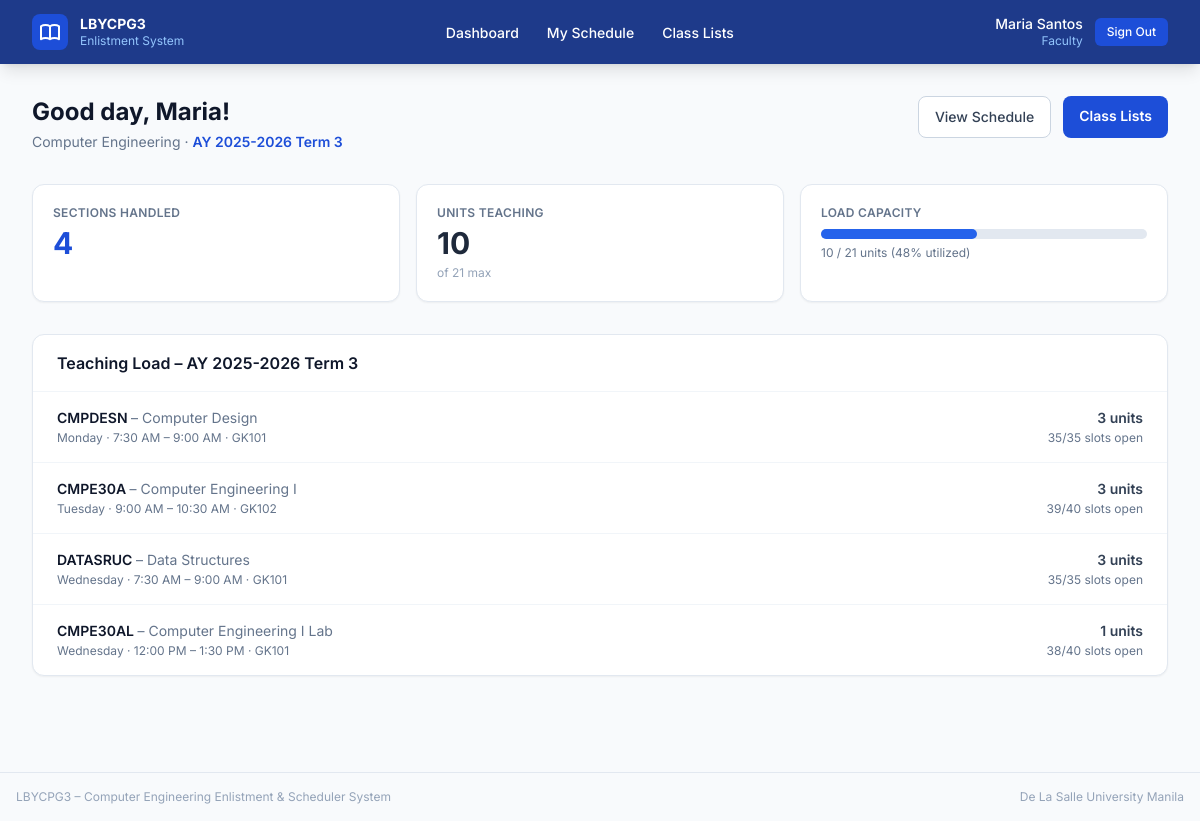
Page /faculty/dashboard/ (signed in) on the earlier database version.
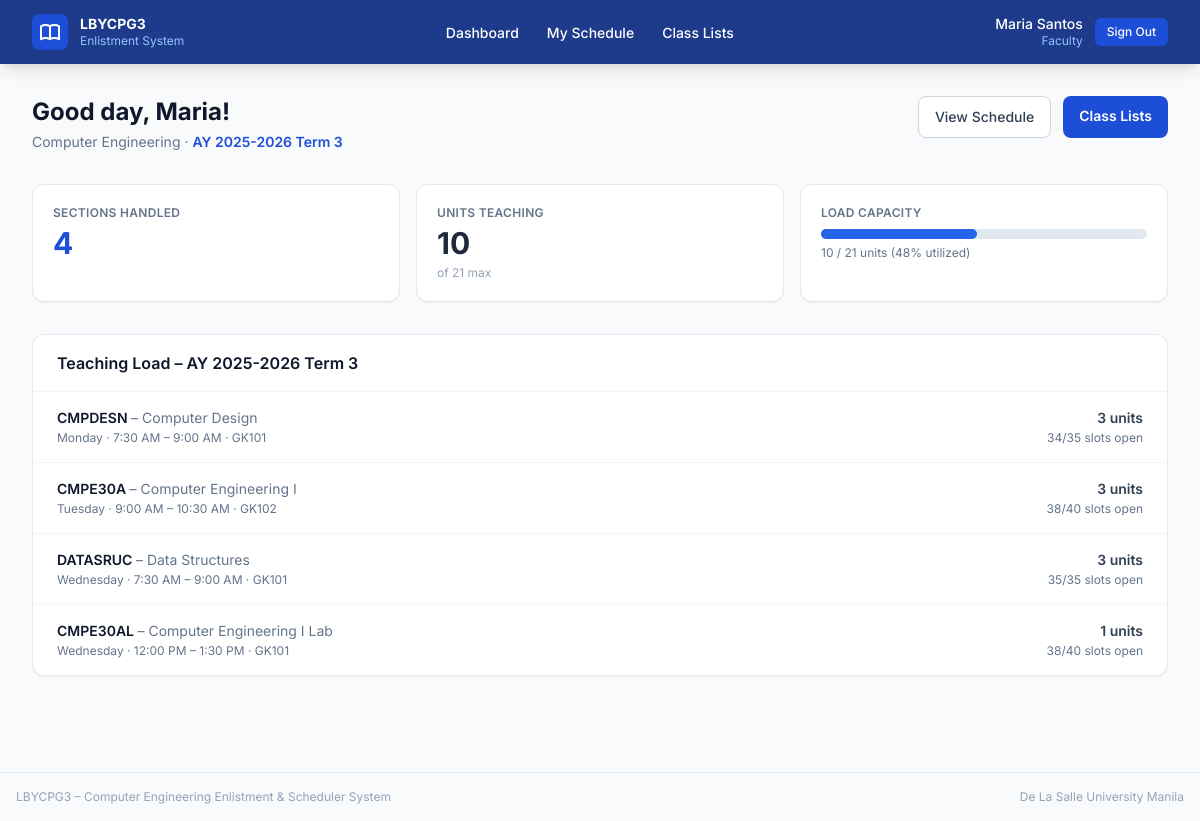
Same page on the later database version.
### core/models.py (models this page shows, shortened)
class Schedule(models.Model):
    DUPLICATE_CLASS_MESSAGE = "This class already exists."
    class Day(models.TextChoices):
        MONDAY    = "MON", "Monday"
        TUESDAY   = "TUE", "Tuesday"
        WEDNESDAY = "WED", "Wednesday"
        THURSDAY  = "THU", "Thursday"
        FRIDAY    = "FRI", "Friday"
        SATURDAY  = "SAT", "Saturday"
    term            = models.ForeignKey(AcademicTerm, on_delete=models.CASCADE, related_name="schedules")
    subject         = models.ForeignKey(Subject,      on_delete=models.CASCADE, related_name="schedules")
    faculty         = models.ForeignKey(Faculty,      on_delete=models.CASCADE, related_name="schedules")
    room            = models.ForeignKey(Room,         on_delete=models.CASCADE, related_name="schedules")
    day             = models.CharField(max_length=3, choices=Day.choices)
    time_start      = models.TimeField()
    time_end        = models.TimeField()
    total_slots     = models.PositiveSmallIntegerField(default=40)
    available_slots = models.PositiveSmallIntegerField(default=40)
    class Meta:
        verbose_name = "Schedule"
        verbose_name_plural = "Schedules"
        ordering = ["term", "day", "time_start"]
        constraints = [
            models.UniqueConstraint(
                fields=["term", "subject", "day", "time_start", "time_end"],
                name="unique_subject_offering_slot",
            ),
            models.UniqueConstraint(
                fields=["term", "room", "day", "time_start", "time_end"],
                name="unique_room_slot",
            ),
            models.UniqueConstraint(
                fields=["term", "faculty", "day", "time_start", "time_end"],
                name="unique_faculty_slot",
            ),
        ]

class Subject(models.Model):
    class PrerequisiteType(models.TextChoices):
        HARD = "hard", "Hard prerequisite"
        SOFT = "soft", "Soft prerequisite"
        CO_REQUISITE = "co_requisite", "Co-requisite"
    subject_code  = models.CharField(max_length=20, unique=True)
    subject_title = models.CharField(max_length=200)
    units         = models.PositiveSmallIntegerField(default=3)
    term_number   = models.PositiveSmallIntegerField(
        choices=TermNumber.choices,
        default=TermNumber.TERM_1,
        help_text="Which trimester of the curriculum this subject is normally offered in "
                  "(e.g. Term 3), and which students may enlist in it. "
                  "Set and changed only by the administrator.",
    )
    prerequisite_type = models.CharField(
        max_length=20,
        choices=PrerequisiteType.choices,
        default=PrerequisiteType.HARD,
        help_text="How this prerequisite rule should be enforced.",
    )
    prerequisite  = models.ForeignKey(
        "self",
        null=True,
        blank=True,
        on_delete=models.SET_NULL,
        related_name="unlocks",
        help_text="Related subject used for prerequisite or co-requisite rules.",
    )
    class Meta:
        verbose_name = "Subject"
        verbose_name_plural = "Subjects"
        ordering = ["term_number", "subject_code"]

class Room(models.Model):
    room_name = models.CharField(max_length=60, unique=True)
    capacity  = models.PositiveSmallIntegerField(default=40)
    class Meta:
        verbose_name = "Room"
        verbose_name_plural = "Rooms"
        ordering = ["room_name"]

### core/views.py (the view)
    @login_required(login_url="login")
    def wrapper(request, *args, **kwargs):
        if not request.user.is_faculty:
            messages.error(request, "This area is for faculty members only.")
            return redirect("login")
        try:
            request.faculty = request.user.faculty_profile
        except Faculty.DoesNotExist:
            messages.error(request, "Faculty profile not found. Contact the administrator.")
            return redirect("login")
        return view_fn(request, *args, **kwargs)

### core/models.py (called while the page is built)
    @property
    def is_faculty(self):
        return self.role == self.Role.FACULTY

    @property
    def is_student(self):
        return self.role == self.Role.STUDENT

### core/views.py (called while the page is built)
def faculty_required(view_fn):
    @login_required(login_url="login")
    def wrapper(request, *args, **kwargs):
        if not request.user.is_faculty:
            messages.error(request, "This area is for faculty members only.")
            return redirect("login")
        try:
            request.faculty = request.user.faculty_profile
        except Faculty.DoesNotExist:
            messages.error(request, "Faculty profile not found. Contact the administrator.")
            return redirect("login")
        return view_fn(request, *args, **kwargs)
    wrapper.__name__ = view_fn.__name__
    return wrapper

def _get_active_term():
    return AcademicTerm.objects.filter(is_active=True).first()

### templates/core/faculty/dashboard.html (shortened to what this page needs)
{% extends "core/base.html" %}
{% block content %}
<div class="flex items-start justify-between mb-8">
  <div>
    <h1 class="text-2xl font-bold text-slate-900">Good day, {{ faculty.first_name }}!</h1>
    <p class="text-slate-500 text-sm mt-1">
      {{ faculty.department }}
      {% if term %} · <span class="font-semibold text-blue-700">{{ term.term_name }}</span>{% endif %}
    </p>
  </div>
  <div class="flex gap-3">
    <a href="{% url 'faculty_schedule' %}"
      class="bg-white border border-slate-300 hover:bg-slate-50 text-slate-700 text-sm
             font-medium px-4 py-2.5 rounded-lg transition-colors">
      View Schedule
    </a>
    <a href="{% url 'faculty_class_list' %}"
      class="bg-blue-700 hover:bg-blue-600 text-white text-sm font-semibold
             px-4 py-2.5 rounded-lg transition-colors">
      Class Lists
    </a>
  </div>
</div>
<div class="grid grid-cols-2 sm:grid-cols-3 gap-4 mb-8">
  <div class="bg-white rounded-xl border border-slate-200 p-5 shadow-sm">
    <p class="text-xs font-semibold text-slate-500 uppercase tracking-wide mb-1">Sections Handled</p>
    <p class="text-3xl font-bold text-blue-700">{{ schedules|length }}</p>
  </div>
  <div class="bg-white rounded-xl border border-slate-200 p-5 shadow-sm">
    <p class="text-xs font-semibold text-slate-500 uppercase tracking-wide mb-1">Units Teaching</p>
    <p class="text-3xl font-bold text-slate-800">{{ total_units }}</p>
    <p class="text-xs text-slate-400 mt-1">of {{ faculty.max_teaching_load }} max</p>
  </div>
  <div class="bg-white rounded-xl border border-slate-200 p-5 shadow-sm sm:col-auto col-span-2">
    <p class="text-xs font-semibold text-slate-500 uppercase tracking-wide mb-2">Load Capacity</p>
    {% if faculty.max_teaching_load > 0 %}
    {% with pct=total_units|floatformat:0 %}
    <div class="bg-slate-200 rounded-full h-2.5">
      <div class="bg-blue-600 h-2.5 rounded-full transition-all"
           style="width: {% widthratio total_units faculty.max_teaching_load 100 %}%"></div>
    </div>
    <p class="text-xs text-slate-500 mt-1.5">
      {{ total_units }} / {{ faculty.max_teaching_load }} units
      ({% widthratio total_units faculty.max_teaching_load 100 %}% utilized)
    </p>
    {% endwith %}
    {% endif %}
  </div>
</div>
{% if not term %}
<div class="bg-amber-50 border border-amber-200 rounded-xl p-6 text-center">
  <p class="text-amber-800 font-medium">No active enrollment term.</p>
</div>
{% elif schedules %}
<div class="bg-white rounded-xl border border-slate-200 shadow-sm">
  <div class="px-6 py-4 border-b border-slate-100">
    <h2 class="font-semibold text-slate-900">Teaching Load – {{ term.term_name }}</h2>
  </div>
  <div class="divide-y divide-slate-100">
    {% for sched in schedules %}
    <div class="flex items-center justify-between px-6 py-4">
      <div>
        <p class="font-semibold text-slate-900 text-sm">
          {{ sched.subject.subject_code }}
          <span class="font-normal text-slate-500">– {{ sched.subject.subject_title }}</span>
        </p>
        <p class="text-xs text-slate-500 mt-0.5">
          {{ sched.get_day_display }} · {{ sched.time_start|time:"g:i A" }} – {{ sched.time_end|time:"g:i A" }}
          · {{ sched.room.room_name }}
        </p>
      </div>
      <div class="text-right ml-4 shrink-0">
        <p class="text-sm font-semibold text-slate-700">{{ sched.subject.units }} units</p>
        <p class="text-xs text-slate-500 mt-0.5">
          {{ sched.available_slots }}/{{ sched.total_slots }} slots open
        </p>
      </div>
    </div>
    {% endfor %}
  </div>
</div>
{% else %}
<div class="bg-white rounded-xl border border-slate-200 p-12 text-center shadow-sm">
  <p class="text-slate-400 text-sm">No sections assigned for this term.</p>
</div>
{% endif %}
{% endblock %}

Differences in the rows shown:
changed Schedule "Monday": available_slots "35" → "34"
changed Schedule "Tuesday": available_slots "39" → "38"
